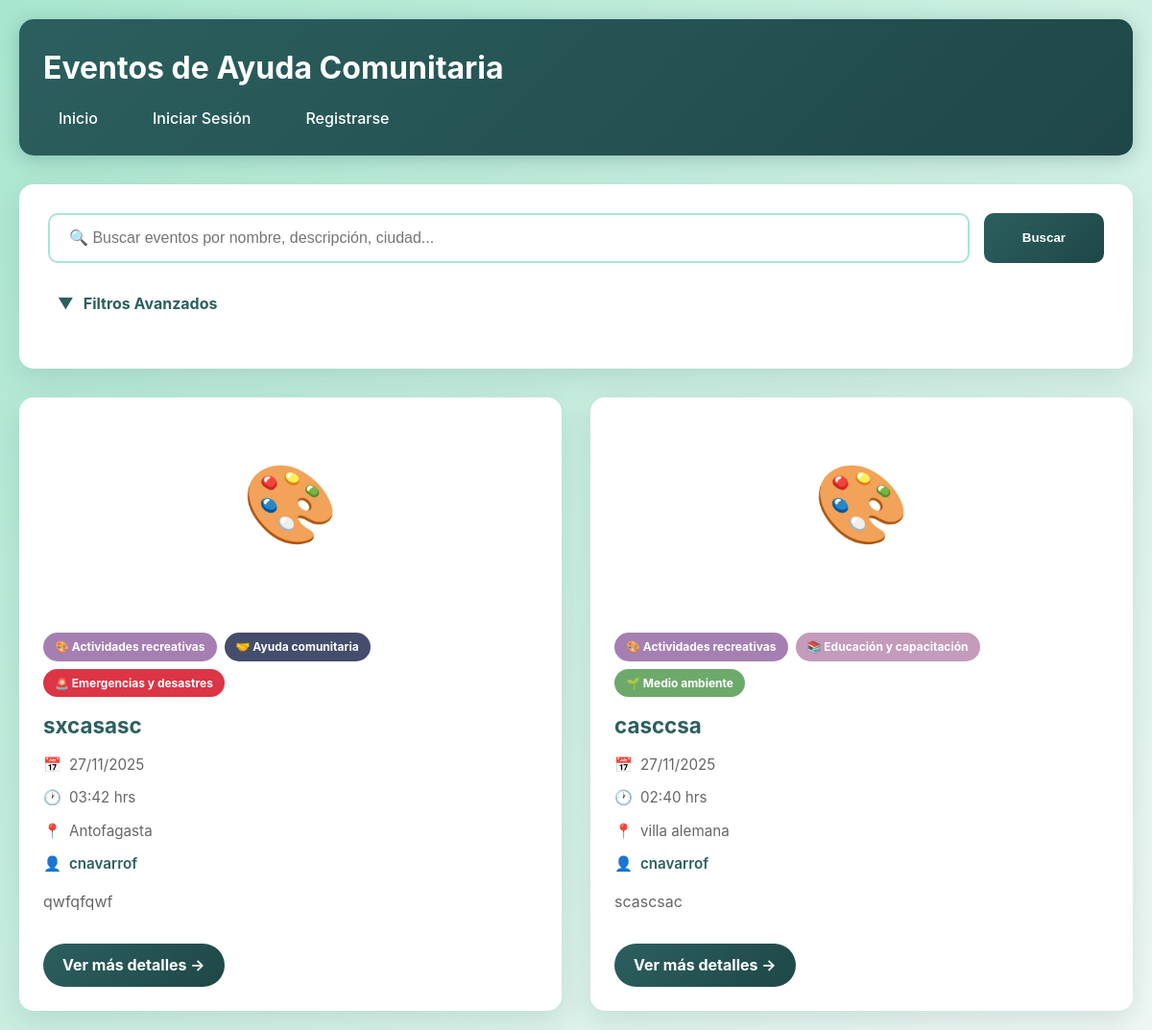
The page /eventos/ on the database its author committed.
### Humanet/models.py (models this page shows, shortened)
class Evento(models.Model):
    REGIONES = [
        ('tarapaca', 'Tarapacá'),
        ('antofagasta', 'Antofagasta'),
        ('atacama', 'Atacama'),
        ('coquimbo', 'Coquimbo'),
        ('valparaiso', 'Valparaíso'),
        ('ohiggins', "O'Higgins"),
        ('maule', 'Maule'),
        ('nuble', 'Ñuble'),
        ('biobio', 'Biobío'),
        ('araucania', 'La Araucanía'),
        ('los_rios', 'Los Ríos'),
        ('los_lagos', 'Los Lagos'),
        ('aysen', 'Aysén'),
        ('magallanes', 'Magallanes'),
        ('metropolitana', 'Metropolitana'),
        ('arica', 'Arica y Parinacota'),
    ]
    creador = models.ForeignKey(User, on_delete=models.CASCADE, related_name='eventos')
    nombre = models.CharField(max_length=200)
    imagen = models.ImageField(upload_to='eventos/', blank=True, null=True)  # NUEVO
    fecha = models.DateField()
    hora = models.TimeField()
    ubicacion = models.CharField(max_length=300)
    ciudad = models.CharField(max_length=100, blank=True, null=True)  # NUEVO
    region = models.CharField(max_length=50, choices=REGIONES, blank=True, null=True)  # NUEVO
    latitud = models.DecimalField(max_digits=9, decimal_places=6, null=True, blank=True)
    longitud = models.DecimalField(max_digits=9, decimal_places=6, null=True, blank=True)
    descripcion = models.TextField()
    detalles = models.TextField(blank=True, null=True)
    fecha_creacion = models.DateTimeField(auto_now_add=True)
    categorias = models.ManyToManyField(Categoria, related_name='eventos')
    class Meta:
        ordering = ['-fecha_creacion']
        verbose_name = 'Evento'
        verbose_name_plural = 'Eventos'

class Categoria(models.Model):
    nombre = models.CharField(max_length=100, unique=True)
    icono = models.CharField(max_length=10, default='📌')
    descripcion = models.TextField(blank=True)
    color = models.CharField(max_length=7, default='#667eea')
    class Meta:
        verbose_name = 'Categoría'
        verbose_name_plural = 'Categorías'
        ordering = ['nombre']

### Humanet/views.py (the view, shortened to what this page needs)
# urls.py: path('eventos/', views.lista_eventos, name='lista_eventos'),
def lista_eventos(request):
    eventos = Evento.objects.all()
    busqueda = request.GET.get('busqueda', '')
    categorias_filtro = request.GET.getlist('categorias')
    if categorias_filtro:
        eventos = eventos.filter(categorias__id__in=categorias_filtro).distinct()
    region_filtro = request.GET.get('region', '')
    if region_filtro:
        eventos = eventos.filter(region=region_filtro)
    fecha_desde = request.GET.get('fecha_desde', '')
    fecha_hasta = request.GET.get('fecha_hasta', '')
    if fecha_desde:
        eventos = eventos.filter(fecha__gte=fecha_desde)
    if fecha_hasta:
        eventos = eventos.filter(fecha__lte=fecha_hasta)
    if request.user.is_authenticated:
        try:
            perfil = request.user.perfilusuario
            if perfil.preferencias.exists():
                eventos = eventos.annotate(
                    coincidencias=Count('categorias', filter=Q(categorias__in=perfil.preferencias.all()))
                ).order_by('-coincidencias', '-fecha_creacion')
            else:
                eventos = eventos.order_by('-fecha_creacion')
        except PerfilUsuario.DoesNotExist:
            eventos = eventos.order_by('-fecha_creacion')
    else:
        eventos = eventos.order_by('-fecha_creacion')
    todas_categorias = Categoria.objects.all()
    regiones = Evento.REGIONES
    context = {
        'eventos': eventos,
        'todas_categorias': todas_categorias,
        'regiones': regiones,
        'busqueda': busqueda,
        'categorias_filtro': categorias_filtro,
        'region_filtro': region_filtro,
        'fecha_desde': fecha_desde,
        'fecha_hasta': fecha_hasta,
    }
    return render(request, 'Humanet/lista_eventos.html', context)

### Humanet/templates/Humanet/lista_eventos.html (shortened to what this page needs)
<!DOCTYPE html>
<html lang="es">
<head>
</head>
<body>
    <header>
        <h1> Eventos de Ayuda Comunitaria</h1>
        <nav>
            <ul>
                <li><a href="/">Inicio</a></li>
                {% if user.is_authenticated %}
                    <li><a href="{% url 'perfil' %}">Mi Perfil</a></li>
                    <li><a href="{% url 'logout' %}">Cerrar Sesión</a></li>
                {% else %}
                    <li><a href="{% url 'login' %}">Iniciar Sesión</a></li>
                    <li><a href="{% url 'registro' %}">Registrarse</a></li>
                {% endif %}
            </ul>
        </nav>
    </header>
    <main>
        <div class="search-filter-container">
            <form method="get" id="filterForm">
                <div class="search-box">
                    <input type="text" name="busqueda" placeholder="🔍 Buscar eventos por nombre, descripción, ciudad..." value="{{ busqueda }}">
                    <button type="submit">Buscar</button>
                </div>
                <div class="filter-toggle" onclick="toggleFilters()">
                    <span id="filterIcon">▼</span>
                    <span>Filtros Avanzados</span>
                </div>
            </form>
        </div>
        {% if eventos %}
        <div class="eventos-grid">
            {% for evento in eventos %}
            <div class="evento-card">
                {% if evento.imagen %}
                    <img src="{{ evento.imagen.url }}" alt="{{ evento.nombre }}" class="evento-imagen">
                {% else %}
                    <div class="evento-imagen-placeholder">
                        {{ evento.categorias.first.icono|default:"📅" }}
                    </div>
                {% endif %}
                <div class="evento-content">
                    <div class="evento-categorias">
                        {% for categoria in evento.categorias.all|slice:":3" %}
                        <span class="categoria-badge" style="background: {{ categoria.color }};">
                            {{ categoria.icono }} {{ categoria.nombre }}
                        </span>
                        {% endfor %}
                    </div>
                    <h3>{{ evento.nombre }}</h3>
                    <div class="evento-info">
                        <strong>📅</strong> {{ evento.fecha|date:"d/m/Y" }}
                    </div>
                    <div class="evento-info">
                        <strong>🕐</strong> {{ evento.hora|time:"H:i" }} hrs
                    </div>
                    {% if evento.ciudad %}
                    <div class="evento-info">
                        <strong>📍</strong> {{ evento.ciudad }}
                    </div>
                    {% else %}
                    <div class="evento-info">
                        <strong>📍</strong> {{ evento.ubicacion|truncatewords:8 }}
                    </div>
                    {% endif %}
                    <div class="evento-info">
                        <strong>👤</strong>
                        <a href="{% url 'perfil_publico' evento.creador.username %}">
                            {{ evento.creador.username }}
                        </a>
                    </div>
                    <p class="evento-descripcion">{{ evento.descripcion|truncatewords:20 }}</p>
                    <a href="{% url 'detalle_evento' evento.id %}" class="ver-mas">
                        Ver más detalles →
                    </a>
                </div>
            </div>
            {% endfor %}
        </div>
        {% else %}
        <div class="no-eventos">
            <div style="font-size: 5rem; margin-bottom: 20px;">😔</div>
            <h2>No se encontraron eventos</h2>
            <p>Intenta ajustar los filtros de búsqueda o crea el primer evento</p>
        </div>
        {% endif %}
    </main>
</body>
</html>

### Humanet/templates/Humanet/lista_eventos.html (style rules this page uses)
* { margin: 0; padding: 0; box-sizing: border-box; }
body { font-family: 'Inter', -apple-system, BlinkMacSystemFont, 'Segoe UI', sans-serif; line-height: 1.6; padding: 20px; background: linear-gradient(135deg, #a8e6cf 0%, #f0f8f5 100%); min-height: 100vh; }
header { background: linear-gradient(135deg, #2c5f5f 0%, #1f4747 100%); color: #fff; padding: 25px; margin-bottom: 30px; border-radius: 15px; box-shadow: 0 4px 20px rgba(44, 95, 95, 0.3); }
header h1 { margin-bottom: 15px; font-size: 2rem; }
nav ul { list-style: none; display: flex; gap: 25px; }
nav a { color: #fff; text-decoration: none; font-weight: 500; padding: 8px 16px; border-radius: 6px; transition: all 0.3s; }
main { max-width: 1400px; margin: 0 auto; }
.search-filter-container { background: white; padding: 30px; border-radius: 15px; box-shadow: 0 10px 30px rgba(44, 95, 95, 0.15); margin-bottom: 30px; }
.search-box { display: flex; gap: 15px; margin-bottom: 20px; }
.search-box input[type="text"] { flex: 1; padding: 15px 20px; border: 2px solid #a8e6cf; border-radius: 10px; font-size: 16px; transition: border-color 0.3s; }
.search-box button { padding: 15px 40px; background: linear-gradient(135deg, #2c5f5f 0%, #1f4747 100%); color: white; border: none; border-radius: 10px; font-weight: bold; cursor: pointer; transition: all 0.3s; }
.filter-toggle { display: flex; align-items: center; gap: 10px; cursor: pointer; color: #2c5f5f; font-weight: bold; margin-bottom: 15px; padding: 10px; border-radius: 8px; transition: background 0.3s; }
.eventos-grid { display: grid; grid-template-columns: repeat(auto-fill, minmax(380px, 1fr)); gap: 30px; }
.evento-card { background: white; border-radius: 15px; overflow: hidden; box-shadow: 0 10px 30px rgba(44, 95, 95, 0.15); transition: all 0.3s; }
.evento-imagen-placeholder { width: 100%; height: 220px; background: linear-gradient(135deg, #2c5f5f); display: flex; align-items: center; justify-content: center; font-size: 80px; color: white; }
.evento-content { padding: 25px; }
.evento-categorias { display: flex; flex-wrap: wrap; gap: 8px; margin-bottom: 15px; }
.categoria-badge { padding: 5px 12px; border-radius: 20px; font-size: 0.75rem; font-weight: bold; color: white; display: inline-flex; align-items: center; gap: 4px; }
.evento-card h3 { color: #2c5f5f; margin-bottom: 15px; font-size: 1.4rem; line-height: 1.3; }
.evento-info { margin: 10px 0; color: #666; font-size: 0.95rem; display: flex; align-items: center; gap: 8px; }
.evento-info strong { color: #2c5f5f; }
.evento-info a { color: #2c5f5f; text-decoration: none; font-weight: 600; }
.evento-descripcion { color: #666; line-height: 1.6; margin: 15px 0; }
.ver-mas { display: inline-block; margin-top: 15px; color: white; text-decoration: none; font-weight: bold; padding: 10px 20px; background: linear-gradient(135deg, #2c5f5f 0%, #1f4747 100%); border-radius: 25px; transition: all 0.3s; }

### rows shown on the page
Evento: categorias.first.icono "🎨", nombre "sxcasasc", fecha "27/11/2025", hora "03:42", ciudad "Antofagasta", creador.username "cnavarrof", descripcion "qwfqfqwf"
Categoria: icono "🎨", nombre "Actividades recreativas"
Categoria: icono "🤝", nombre "Ayuda comunitaria"
Categoria: icono "🚨", nombre "Emergencias y desastres"
Evento: categorias.first.icono "🎨", nombre "casccsa", fecha "27/11/2025", hora "02:40", ciudad "villa alemana", creador.username "cnavarrof", descripcion "scascsac"
Categoria: icono "📚", nombre "Educación y capacitación"
Categoria: icono "🌱", nombre "Medio ambiente"
